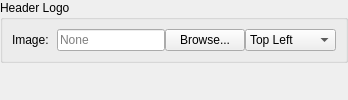
<?xml version="1.0" encoding="UTF-8"?>
<ui version="4.0">
 <class>AppearanceToolbarPanel</class>
 <widget class="QWidget" name="AppearanceToolbarPanel">
  <layout class="QVBoxLayout" name="rootLayout">
   <property name="leftMargin"><number>0</number></property>
   <property name="topMargin"><number>0</number></property>
   <property name="rightMargin"><number>0</number></property>
   <property name="bottomMargin"><number>0</number></property>
   <property name="spacing"><number>8</number></property>
   <item>
    <widget class="QGroupBox" name="appearanceHeaderLogoGroupBox">
     <property name="title"><string>Header Logo</string></property>
     <layout class="QFormLayout" name="appearanceToolbarFormLayout">
      <property name="horizontalSpacing"><number>8</number></property>
      <property name="verticalSpacing"><number>6</number></property>
      <property name="fieldGrowthPolicy"><enum>QFormLayout::FieldGrowthPolicy::FieldsStayAtSizeHint</enum></property>
      <item row="0" column="0"><widget class="QLabel" name="label_headerLogo"><property name="text"><string>Image:</string></property></widget></item>
      <item row="0" column="1">
       <layout class="QHBoxLayout" name="headerLogoLayout">
        <item><widget class="QLineEdit" name="headerLogoEdit"><property name="toolTip"><string>Path to a logo/banner image painted at the top of the items area</string></property><property name="placeholderText"><string>None</string></property></widget></item>
        <item><widget class="QPushButton" name="browseHeaderLogoButton"><property name="text"><string>Browse...</string></property><property name="toolTip"><string>Select a header logo image</string></property></widget></item>
        <item>
         <widget class="QComboBox" name="headerLogoPositionComboBox">
          <property name="toolTip"><string>Where to anchor the header logo</string></property>
          <item><property name="text"><string>Top Left</string></property></item>
          <item><property name="text"><string>Top Center</string></property></item>
          <item><property name="text"><string>Top Right</string></property></item>
         </widget>
        </item>
       </layout>
      </item>
     </layout>
    </widget>
   </item>
   <item><spacer name="appearanceToolbarVerticalSpacer"><property name="orientation"><enum>Qt::Orientation::Vertical</enum></property><property name="sizeHint" stdset="0"><size><width>20</width><height>4</height></size></property></spacer></item>
  </layout>
 </widget>
 <resources/>
 <connections/>
</ui>
